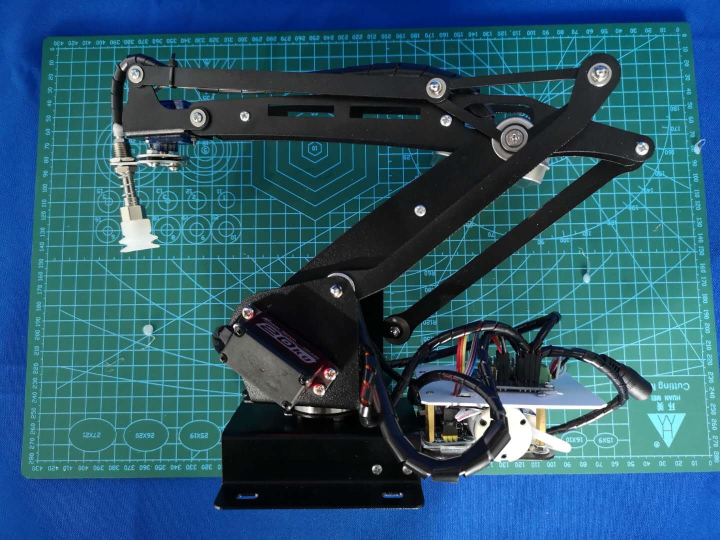
#> input picture marm.jpg, 1440 x 1080 px (shown at 1/2 size)
$ jupyter execute --allow-errors example.ipynb
#> lines starting #> are read from the running program, lines starting #| are printed output that depends on the picture
[cell 1]
import cv2
import numpy as np

img=cv2.imread("marm.jpg")
#> img is the input picture: shape (1080, 1440, 3); mean B, G, R 109.5, 89.3, 42.7

#图像缩一半便于屏幕显示处理
shape=img.shape
print(shape)
#| (1080, 1440, 3)
H=int(shape[0]/2)
W=int(shape[1]/2)
print(W,H)
#| 720 540
img=cv2.resize(img,(W,H))
#> img: shape (540, 720, 3)
print(img.shape)
#| (540, 720, 3)

angle=0
circlecenter=(260,360)
color=(0,255,0)
r=30
cv2.circle(img,circlecenter,r,color,5)
rect=(circlecenter,(2*r,4),angle)
box = cv2.boxPoints(rect).astype(np.int0)
cv2.drawContours(img,[box],0,(255,0,0),3)

angle=30
circlecenter=(260,360)
color=(0,255,0)
r=30
cv2.circle(img,circlecenter,r,color,5)
rect=(circlecenter,(2*r,4),angle)
box = cv2.boxPoints(rect).astype(np.int0)
cv2.drawContours(img,[box],0,(255,0,0),3)

angle=90
circlecenter=(260,360)
color=(0,255,0)
r=30
cv2.circle(img,circlecenter,r,color,5)
rect=(circlecenter,(2*r,4),angle)
box = cv2.boxPoints(rect).astype(np.int0)
cv2.drawContours(img,[box],0,(255,0,0),3)
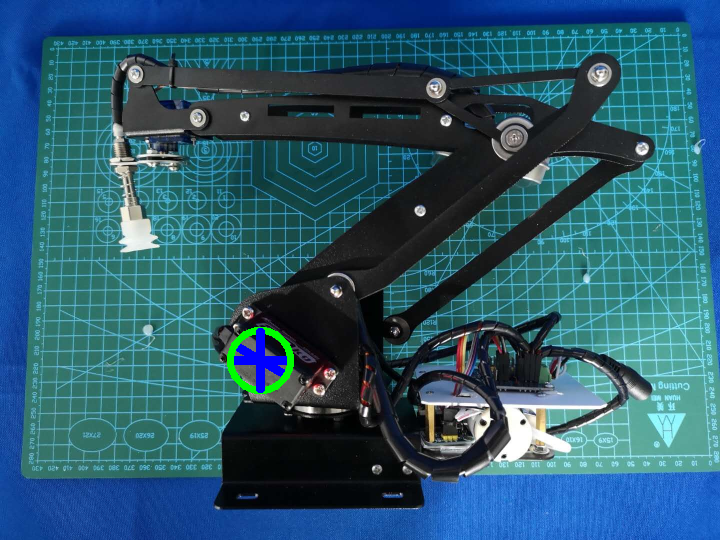
#> img: shape (540, 720, 3); mean B, G, R 110, 89.7, 42.3

cv2.imshow("img",img)
cv2.waitKey()
cv2.destroyAllWindows()

[cell 2]
import cv2
import numpy as np

img=cv2.imread("marm.jpg")

#图像缩一半便于屏幕显示处理
shape=img.shape
print(shape)
#| (1080, 1440, 3)
H=int(shape[0]/2)
W=int(shape[1]/2)
print(W,H)
#| 720 540
img=cv2.resize(img,(W,H))
print(img.shape)
#| (540, 720, 3)

def drawmotor(center,angle):
    color=(0,255,0)
    r=30
    cv2.circle(img,center,r,color,-1)
    rect=(center,(2*r,4),angle)
    box = cv2.boxPoints(rect).astype(np.int0)
    cv2.drawContours(img,[box],0,(255,0,0),3)

center=(260,360)
center1=(500,150)
for i in range(10):
    drawmotor(center,i*30)
    drawmotor(center1,i*30)
    cv2.imshow("img",img)
    cv2.waitKey(1000)

#cv2.imshow("img",img)
#cv2.waitKey()
cv2.destroyAllWindows()

[cell 3]
import cv2
import numpy as np

img=cv2.imread("marm.jpg")

#图像缩一半便于屏幕显示处理
shape=img.shape
print(shape)
#| (1080, 1440, 3)
H=int(shape[0]/2)
W=int(shape[1]/2)
print(W,H)
#| 720 540
img=cv2.resize(img,(W,H))
print(img.shape)
#| (540, 720, 3)

class mmotor():
    def __init__(self,center,angle,fixangle):
        self.center=center
        self.angle=angle
        self.fixangle=fixangle

    def setfixangle(fixangle):
        self.fixangle=fixangle

    def setcenter(center):
        self.center=center

    def draw(self,angle):
        color=(0,255,0)
        r=30
        cv2.circle(img,self.center,r,color,-1)
        rect=(self.center,(2*r,4),angle+self.fixangle)
        box = cv2.boxPoints(rect).astype(np.int0)
        cv2.drawContours(img,[box],0,(255,0,0),3)

m02=mmotor((260,360),60,180)
#m01=mmotor((500,150),0,-30)
for i in range(30):
    m02.draw(i*10)
    #m01.draw(i*10)
    cv2.imshow("img",img)
    cv2.waitKey(1000)
#> this loop made 30 passes
#> pass 1, `cv2.imshow("img",img)`:
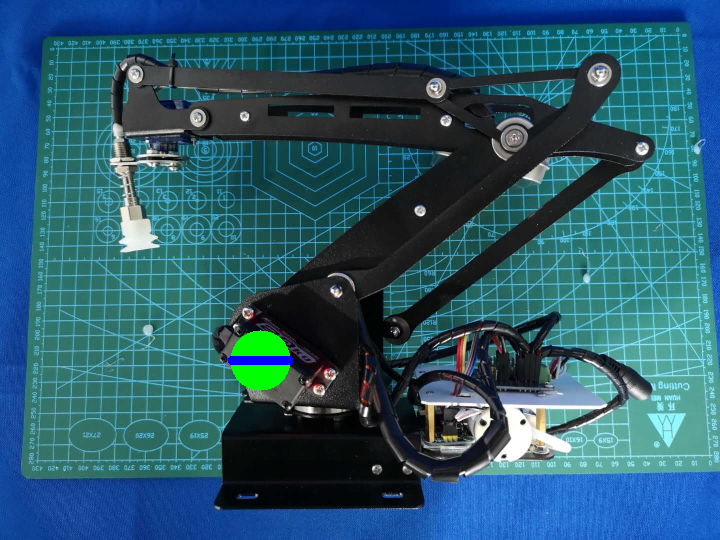
#> window 'img': shape (540, 720, 3); mean B, G, R 109.4, 90.3, 42.2
#> pass 2, `cv2.imshow("img",img)`:
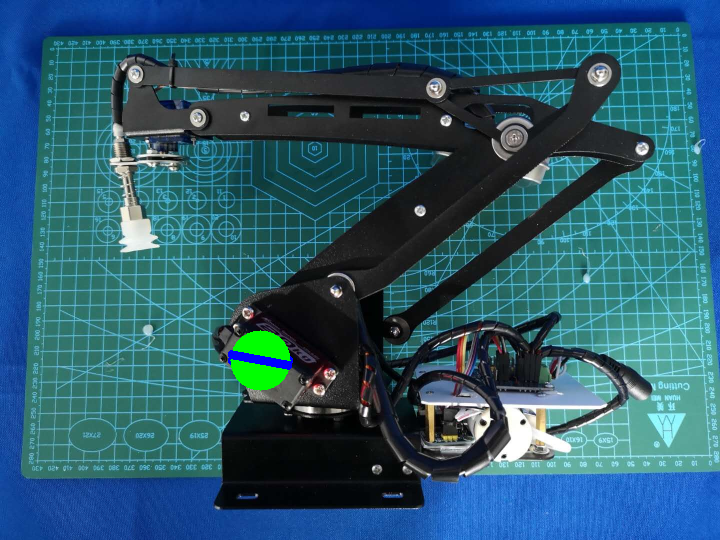
#> window 'img': shape (540, 720, 3); mean B, G, R 109.4, 90.3, 42.2

cv2.destroyAllWindows()

[cell 4]
import cv2
import numpy as np
import math  as mt

img=cv2.imread("marm.jpg")
shape=img.shape
print(shape)
#| (1080, 1440, 3)
H=int(shape[0]/2)
W=int(shape[1]/2)
print(W,H)
#| 720 540
img=cv2.resize(img,(W,H))
imgcon=img.copy()
print(img.shape)
#| (540, 720, 3)

# 臂模型
class mlever():
    def __init__(self,center,width,high,angle):
        self.center=center
        self.width=width
        self.angle=angle
        self.height=high
        self.jointpoint=(0,0)

    def draw(self):
        global img,imgcon
        height=100
        # 没有连接点，以中心为轴旋转
        if self.jointpoint != (0,0):
            # 有连接点，则重新确定中心，绕连接点转
            print("caculate center")
            w=int(self.width/2*mt.cos(self.angle/180*mt.pi))
            h=int(self.width/2*mt.sin(self.angle/180*mt.pi))
            print(w,h)
            self.center=self.jointpoint-np.array([w,h])
            print(self.center)
        rect=(self.center, (self.width,self.height), self.angle)
        box = cv2.boxPoints(rect).astype(np.int0)
        cv2.drawContours(img,[box],0,(255,0,0),3)
    def setl(self,center,angle):
        self.center=center
        self.angle=angle
    def setangle(self,angle):
        self.angle=angle
    def setjoitpoint(self,jointpoint):
        self.jointpoint=jointpoint

ml02=mlever((380,245),100,10,0)
ml02.setjoitpoint((270,370))

#> (the rest of this cell did not finish here and is left out)

#> (a cell that did not finish here is left out)

[cell 6]
import cv2
import numpy as np
import math  as mt

img=cv2.imread("marm.jpg")
shape=img.shape
print(shape)
#| (1080, 1440, 3)
H=int(shape[0]/2)
W=int(shape[1]/2)
print(W,H)
#| 720 540
img=cv2.resize(img,(W,H))
imgcon=img.copy()
print(img.shape)
#| (540, 720, 3)

centerm=(260,360)
def drawmotor(centerm,angle):
    color=(0,255,0)
    r=30
    cv2.circle(img,centerm,r,color,5)
    rect=(centerm,(2*r,4),angle)
    box = cv2.boxPoints(rect).astype(np.int0)
    cv2.drawContours(img,[box],0,(255,0,0),3)

joitpoint=(260,360)
centerl=(0,0)
widthl=340
highl=20
#中心点，长度，角度
def drawlever(centerl,widthl,highl,angle):
    heightl=10

    w=int(widthl/2*mt.cos(angle/180*mt.pi))
    h=int(widthl/2*mt.sin(angle/180*mt.pi))
    centerl=joitpoint-np.array([w,h])
    rect=(centerl, (widthl, heightl), angle)
    box = cv2.boxPoints(rect).astype(np.int0)
    cv2.drawContours(img,[box],0,(255,0,0),3)


#> (the rest of this cell did not finish here and is left out)

[cell 7]
import cv2
import numpy as np
import math  as mt

img=cv2.imread("marm.jpg")

#图像缩一半便于屏幕显示处理
shape=img.shape
print(shape)
#| (1080, 1440, 3)
H=int(shape[0]/2)
W=int(shape[1]/2)
print(W,H)
#| 720 540
img=cv2.resize(img,(W,H))
print(img.shape)
#| (540, 720, 3)

#电机模型
class mmotor():
    def __init__(self,center,angle,startangle):
        self.center=center
        self.angle=angle
        self.startangle=startangle

    def setcenter(self,center):
        self.center=center

    def draw(self,angle):
        self.angle=angle
        color=(0,255,0)
        r=30
        cv2.circle(img,self.center,r,color,-1)
        rect=(self.center,(2*r,4),angle)
        box = cv2.boxPoints(rect).astype(np.int0)
        cv2.drawContours(img,[box],0,(255,0,0),3)
    def drawrelative(self,relaangle):
        self.angle=self.startangle+relaangle
        self.draw(self.angle)

# 臂模型
class mlever():
    def __init__(self,center,width,high,angle):
        self.center=center
        self.width=width
        self.angle=angle
        self.height=high
        self.jointpoint=(0,0)
        self.rightend=(width,0)
        self.rightendr=10

    def draw(self):
        global img,imgcon
        height=100
        # 没有连接点，以中心为轴旋转
        if self.jointpoint != (0,0):
            # 有连接点，则重新确定中心，绕连接点转
            w=int(self.width/2*mt.cos(self.angle/180*mt.pi))
            h=int(self.width/2*mt.sin(self.angle/180*mt.pi))
            self.center=(self.jointpoint[0]-w,self.jointpoint[1]-h)
            self.rightend=(self.jointpoint[0]-w*2,self.jointpoint[1]-h*2)
        rect=(self.center, (self.width,self.height), self.angle)
        box = cv2.boxPoints(rect).astype(np.int0)
        cv2.drawContours(img,[box],0,(255,0,0),3)
    def setl(self,center,angle):
        self.center=center
        self.angle=angle
    def setangle(self,angle):
        self.angle=angle
    def setjointpoint(self,jointpoint):
        self.jointpoint=jointpoint
    def drawrightend(self):
        cv2.circle(img,self.rightend,self.rightendr,(0,0,255),3)

class Marm():
    def __init__(self,m01,m02,ml01,ml02):
        self.m01=m01
        self.m02=m02
        self.ml01=ml01
        self.ml02=ml02
        self.angle1=0
        self.angle2=0
        ml02.setjointpoint(m02.center)
    def draw(self,angle1,angle2):
        #电机02
        m02.drawrelative(angle2)
        #杆02
        ml02.setangle(angle2)
        ml02.draw()
        #电机01放在杆02的右端
        m01.setcenter(ml02.rightend)
        m01.startangle=180+m02.angle
        #电机01目前保持30度不变
        if angle1<=0:
            angle1=0
        m01.drawrelative(angle1)
        #杆01固定在电机01中心，角度与电机01一样
        ml01.setjointpoint(m01.center)
        ml01.setangle(m01.angle)
        ml01.draw()
        ml01.drawrightend()

m02=mmotor((260,360),0,0)
m01=mmotor((0,0),0,0)
ml01=mlever((0,0),340,20,0)
ml02=mlever((0,0),340,20,0)
marm=Marm(m01,m02,ml01,ml02)

for i in range(36):
    angle=i*5
    angle1=180-angle*2
    marm.draw(angle1,angle)
    cv2.imshow("marm",img)
    cv2.waitKey(500)
    #恢复背景
    img=imgcon.copy()
#> this loop made 36 passes

for i in range(36):
    angle=180-i*5
    angle1=45
    marm.draw(angle1,angle)
    cv2.imshow("marm",img)
    cv2.waitKey(500)
    #恢复背景
    img=imgcon.copy()
#> this loop made 36 passes
#> pass 1, `cv2.imshow("marm",img)`:
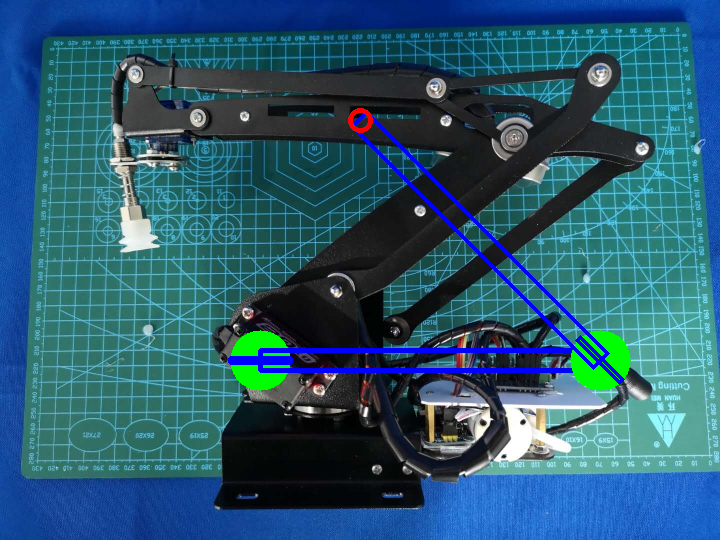
#> window 'marm': shape (540, 720, 3); mean B, G, R 111.5, 89.7, 41.3

cv2.destroyAllWindows()

[cell 8]
import cv2
import numpy as np

img=cv2.imread("marm.jpg")
shape=img.shape
print(shape)
#| (1080, 1440, 3)
H=int(shape[0]/2)
W=int(shape[1]/2)
print(W,H)
#| 720 540
img=cv2.resize(img,(W,H))
print(img.shape)
#| (540, 720, 3)

# 臂模型
center=(315,120)
width=400
angle=3
height=80
rect=(center, (width, height), angle)
box = cv2.boxPoints(rect).astype(np.int0)
#> box = [[113, 149], [117, 69], [516, 90], [512, 170]]
cv2.drawContours(img,[box],0,(255,0,0),3)

center=(380,245)
width=340
angle=140
height=80
rect=(center, (width, height), angle)
box = cv2.boxPoints(rect).astype(np.int0)
#> box = [[484, 105], [535, 166], [275, 384], [224, 323]]
cv2.drawContours(img,[box],0,(255,0,0),3)
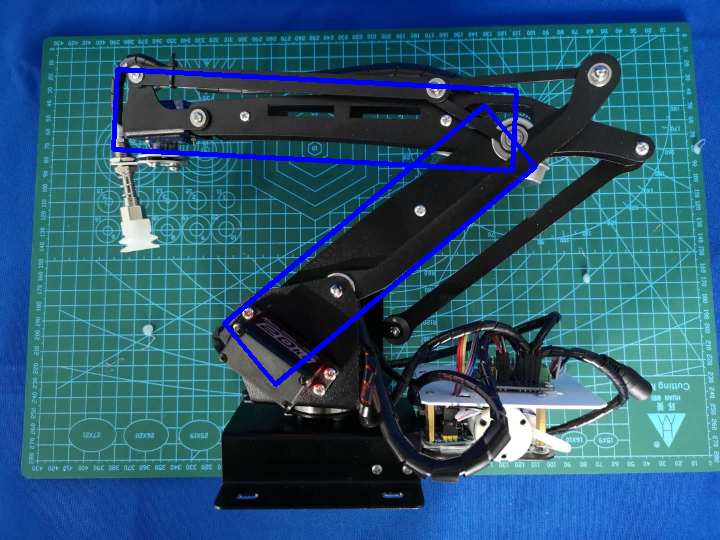
#> img: shape (540, 720, 3); mean B, G, R 113.8, 87.7, 41.7

cv2.imshow("marm",img)
cv2.waitKey()
cv2.destroyAllWindows()

[cell 9]
import cv2
import numpy as np
import math  as mt

img=cv2.imread("marm.jpg")

#图像缩一半便于屏幕显示处理
shape=img.shape
print(shape)
#| (1080, 1440, 3)
H=int(shape[0]/2)
W=int(shape[1]/2)
print(W,H)
#| 720 540
img=cv2.resize(img,(W,H))
print(img.shape)
#| (540, 720, 3)

#电机模型
class mmotor():
    def __init__(self,center,angle,startangle):
        self.center=center
        self.angle=angle
        self.startangle=startangle

    def setcenter(self,center):
        self.center=center

    def draw(self,angle):
        self.angle=angle
        color=(0,255,0)
        r=30
        cv2.circle(img,self.center,r,color,-1)
        rect=(self.center,(2*r,4),angle)
        box = cv2.boxPoints(rect).astype(np.int0)
        cv2.drawContours(img,[box],0,(255,0,0),3)
    def drawrelative(self,relaangle):
        self.angle=self.startangle+relaangle
        self.draw(self.angle)

# 臂模型
class mlever():
    def __init__(self,center,width,high,angle):
        self.center=center
        self.width=width
        self.angle=angle
        self.height=high
        self.jointpoint=(0,0)
        self.rightend=(width,0)
        self.rightendr=10

    def draw(self):
        global img,imgcon
        height=100
        # 没有连接点，以中心为轴旋转
        if self.jointpoint != (0,0):
            # 有连接点，则重新确定中心，绕连接点转
            w=int(self.width/2*mt.cos(self.angle/180*mt.pi))
            h=int(self.width/2*mt.sin(self.angle/180*mt.pi))
            self.center=(self.jointpoint[0]-w,self.jointpoint[1]-h)
            self.rightend=(self.jointpoint[0]-w*2,self.jointpoint[1]-h*2)
        rect=(self.center, (self.width,self.height), self.angle)
        box = cv2.boxPoints(rect).astype(np.int0)
        cv2.drawContours(img,[box],0,(255,0,0),3)
    def setl(self,center,angle):
        self.center=center
        self.angle=angle
    def setangle(self,angle):
        self.angle=angle
    def setjointpoint(self,jointpoint):
        self.jointpoint=jointpoint
    def drawrightend(self):
        cv2.circle(img,self.rightend,self.rightendr,(0,0,255),3)


m01=mmotor((500,140),0,0)
ml01=mlever((0,0),340,20,0)
ml01.setjointpoint((460,260))
m02=mmotor((260,360),0,0)
ml02=mlever((0,0),340,20,0)
ml02.setjointpoint((260,360))

for i in range(18):
    angle=i*10
    #电机02
    m02.drawrelative(angle)
    #杆02
    ml02.setangle(angle)
    ml02.draw()
    #电机01放在杆02的右端
    m01.setcenter(ml02.rightend)
    m01.startangle=180+m02.angle
    #电机01目前保持30度不变
    m01.drawrelative(30)
    #杆01固定在电机01中心，角度与电机01一样
    ml01.setjointpoint(m01.center)
    ml01.setangle(m01.angle)
    ml01.draw()
    ml01.drawrightend()
    cv2.imshow("marm",img)
    cv2.waitKey(1000)
    #恢复背景
    img=imgcon.copy()
#> this loop made 18 passes
#> pass 1, `cv2.imshow("marm",img)`:
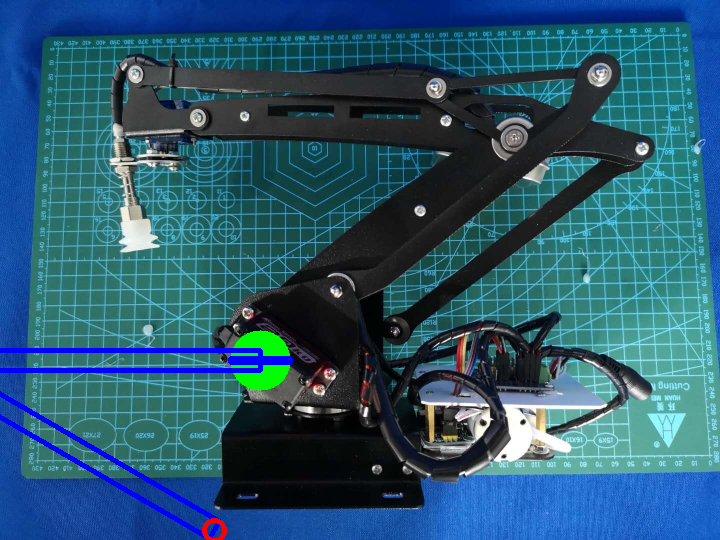
#> window 'marm': shape (540, 720, 3); mean B, G, R 111.1, 88.7, 41.8
#> pass 2, `cv2.imshow("marm",img)`:
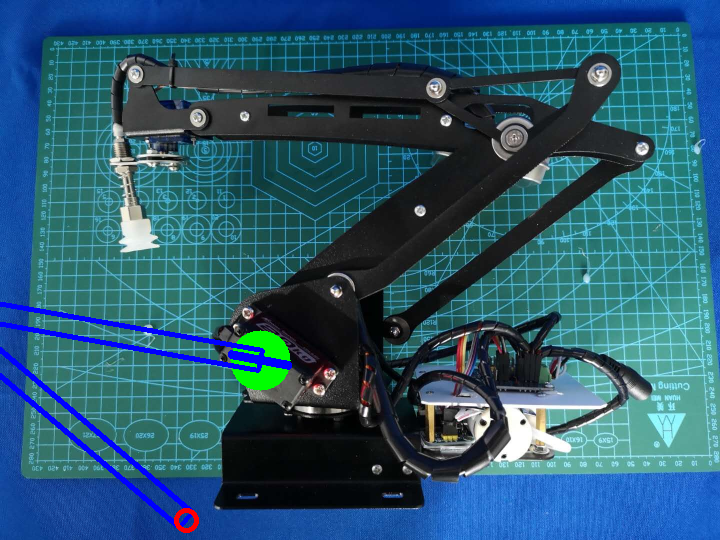
#> window 'marm': shape (540, 720, 3); mean B, G, R 111.1, 88.6, 41.8

cv2.destroyAllWindows()

[cell 10]
import cv2
import numpy as np
import math  as mt

img=cv2.imread("marm.jpg")

#图像缩一半便于屏幕显示处理
shape=img.shape
print(shape)
#| (1080, 1440, 3)
H=int(shape[0]/2)
W=int(shape[1]/2)
print(W,H)
#| 720 540
img=cv2.resize(img,(W,H))
imgcon=img.copy()
print(img.shape)
#| (540, 720, 3)

#电机模型
class mmotor():
    def __init__(self,center,angle,startangle):
        self.center=center
        self.angle=angle
        self.startangle=startangle

    def setcenter(self,center):
        self.center=center

    def draw(self,angle):
        self.angle=angle
        color=(0,255,0)
        r=30
        cv2.circle(img,self.center,r,color,-1)
        rect=(self.center,(2*r,4),angle)
        box = cv2.boxPoints(rect).astype(np.int0)
        cv2.drawContours(img,[box],0,(255,0,0),3)
    def drawrelative(self,relaangle):
        self.angle=self.startangle+relaangle
        self.draw(self.angle)

# 臂模型
class mlever():
    def __init__(self,center,width,high,angle):
        self.center=center
        self.width=width
        self.angle=angle
        self.height=high
        self.jointpoint=(0,0)
        self.rightend=(340,0)
        self.rightendr=10

    def draw(self):
        global img,imgcon
        height=100
        # 没有连接点，以中心为轴旋转
        if self.jointpoint != (0,0):
            # 有连接点，则重新确定中心，绕连接点转
            w=int(self.width/2*mt.cos(self.angle/180*mt.pi))
            h=int(self.width/2*mt.sin(self.angle/180*mt.pi))
            self.center=(self.jointpoint[0]-w,self.jointpoint[1]-h)
            self.rightend=(self.jointpoint[0]-w*2,self.jointpoint[1]-h*2)
        rect=(self.center, (self.width,self.height), self.angle)
        box = cv2.boxPoints(rect).astype(np.int0)
        cv2.drawContours(img,[box],0,(255,0,0),3)
    def setl(self,center,angle):
        self.center=center
        self.angle=angle
    def setangle(self,angle):
        self.angle=angle
    def setjointpoint(self,jointpoint):
        self.jointpoint=jointpoint
    def drawrightend(self):
        cv2.circle(img,self.rightend,self.rightendr,(255,0,0),-1)


m01=mmotor((500,140),0,0)
ml01=mlever((0,0),340,20,0)
ml01.setjointpoint((460,260))
m02=mmotor((260,360),0,0)
ml02=mlever((0,0),340,20,0)
ml02.setjointpoint((260,360))

for i in range(10):
    angle=i*10
    #电机02
    m02.drawrelative(angle)
    #杆02
    ml02.setangle(angle)
    ml02.draw()
    #电机01放在杆02的右端
    m01.setcenter(ml02.rightend)
    print(ml02.rightend)
    #m01.startangle=180+m02.angle
    #电机01目前保持30度不变
    m01.drawrelative(30)
    # [5 lines of commented-out code are left out]
    cv2.imshow("marm",img)
    cv2.waitKey(1000)
    #恢复背景
    img=imgcon.copy()
#> this loop made 10 passes
#> pass 2, `cv2.imshow("marm",img)`:
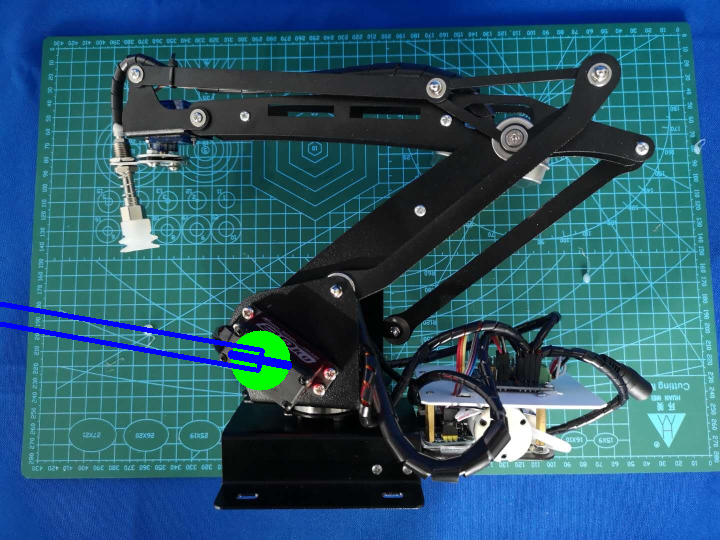
#> window 'marm': shape (540, 720, 3); mean B, G, R 110.4, 89.3, 41.9

cv2.destroyAllWindows()

[cell 11]
import cv2
import numpy as np
import math  as mt

img=cv2.imread("marm.jpg")
#图像缩一半便于屏幕显示处理
shape=img.shape
print(shape)
#| (1080, 1440, 3)
H=int(shape[0]/2)
W=int(shape[1]/2)
print(W,H)
#| 720 540
img=cv2.resize(img,(W,H))
imgcon=img.copy()
print(img.shape)
#| (540, 720, 3)
